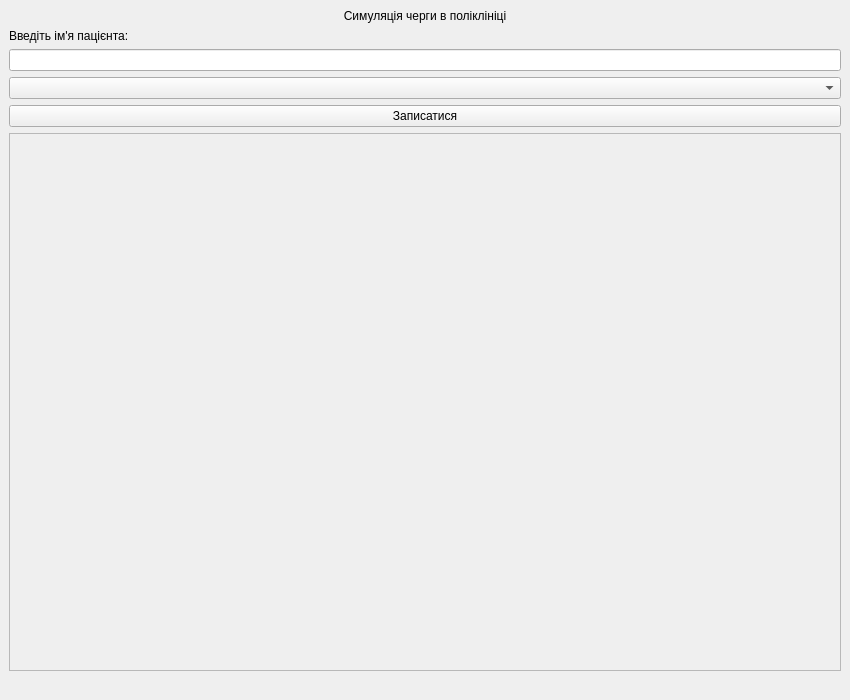
<?xml version="1.0" encoding="UTF-8"?>
<ui version="4.0">
 <class>MainWindow</class>
 <widget class="QMainWindow" name="MainWindow">
  <property name="geometry">
   <rect>
    <x>0</x>
    <y>0</y>
    <width>850</width>
    <height>700</height>
   </rect>
  </property>
  <property name="windowTitle">
   <string>MainWindow</string>
  </property>
  <widget class="QWidget" name="centralwidget">
   <layout class="QVBoxLayout" name="verticalLayout">
    <item>
     <widget class="QLabel" name="title">
      <property name="text">
       <string>Симуляція черги в поліклініці</string>
      </property>
      <property name="alignment">
       <set>Qt::AlignmentFlag::AlignCenter</set>
      </property>
     </widget>
    </item>
    <item>
     <widget class="QLabel" name="label_patient_name">
      <property name="text">
       <string>Введіть ім'я пацієнта:</string>
      </property>
     </widget>
    </item>
    <item>
     <widget class="QLineEdit" name="input_patient_name"/>
    </item>
    <item>
     <widget class="QComboBox" name="comboBox_doctor_select"/>
    </item>
    <item>
     <widget class="QPushButton" name="pushButton_add_patient">
      <property name="text">
       <string>Записатися</string>
      </property>
     </widget>
    </item>
    <item>
     <widget class="QScrollArea" name="scrollArea">
      <property name="widgetResizable">
       <bool>true</bool>
      </property>
      <widget class="QWidget" name="scrollArea_content">
       <property name="geometry">
        <rect>
         <x>0</x>
         <y>0</y>
         <width>830</width>
         <height>528</height>
        </rect>
       </property>
      </widget>
     </widget>
    </item>
    <item>
     <widget class="QLabel" name="label_status">
      <property name="text">
       <string/>
      </property>
     </widget>
    </item>
   </layout>
  </widget>
 </widget>
 <resources/>
 <connections/>
</ui>
